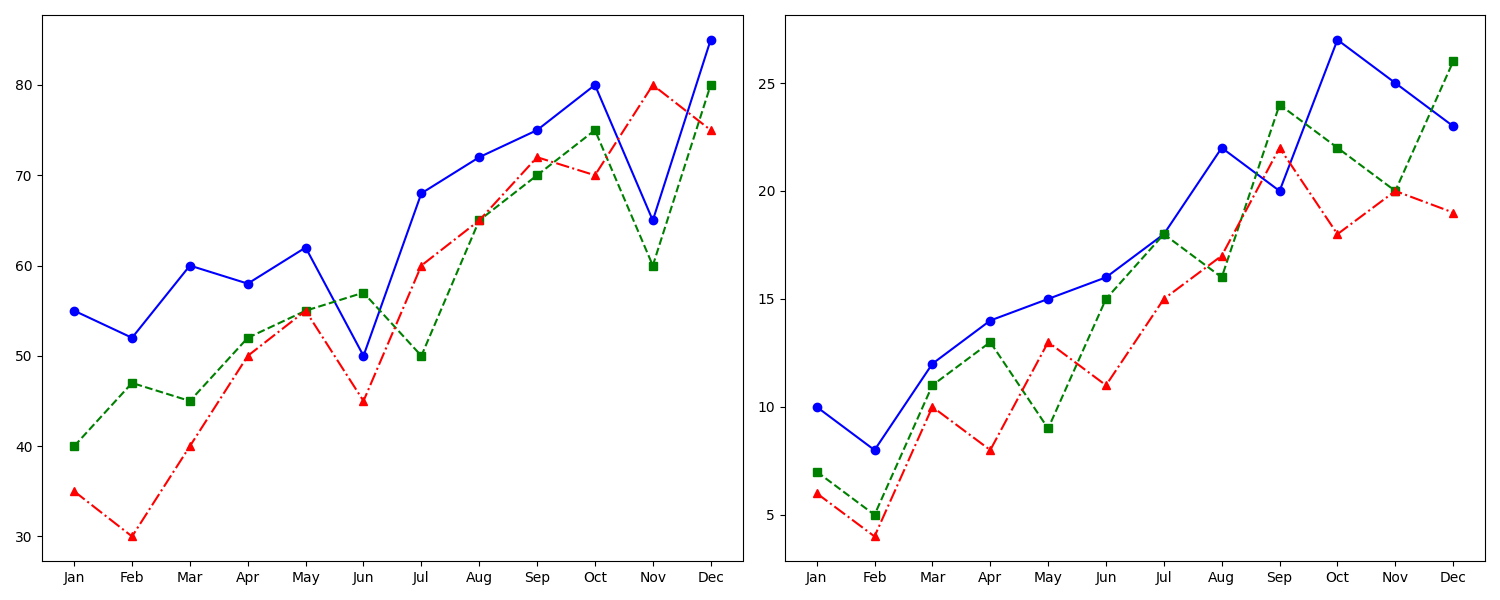

Write the Python code that produced this figure.
import matplotlib.pyplot as plt
import numpy as np

months = np.array(['Jan', 'Feb', 'Mar', 'Apr', 'May', 'Jun', 'Jul', 'Aug', 'Sep', 'Oct', 'Nov', 'Dec'])

# Manually altered specific data points to randomize content while keeping structure
alice_running = [55, 52, 60, 58, 62, 50, 68, 72, 75, 80, 65, 85]
bob_running = [40, 47, 45, 52, 55, 57, 50, 65, 70, 75, 60, 80]
charlie_running = [35, 30, 40, 50, 55, 45, 60, 65, 72, 70, 80, 75]

alice_gym = [10, 8, 12, 14, 15, 16, 18, 22, 20, 27, 25, 23]
bob_gym = [7, 5, 11, 13, 9, 15, 18, 16, 24, 22, 20, 26]
charlie_gym = [6, 4, 10, 8, 13, 11, 15, 17, 22, 18, 20, 19]

fig, (ax1, ax2) = plt.subplots(1, 2, figsize=(15, 6))

ax1.plot(months, alice_running, marker='o', linestyle='-', color='blue')
ax1.plot(months, bob_running, marker='s', linestyle='--', color='green')
ax1.plot(months, charlie_running, marker='^', linestyle='-.', color='red')

ax2.plot(months, alice_gym, marker='o', linestyle='-', color='blue')
ax2.plot(months, bob_gym, marker='s', linestyle='--', color='green')
ax2.plot(months, charlie_gym, marker='^', linestyle='-.', color='red')

plt.tight_layout()
plt.show()
